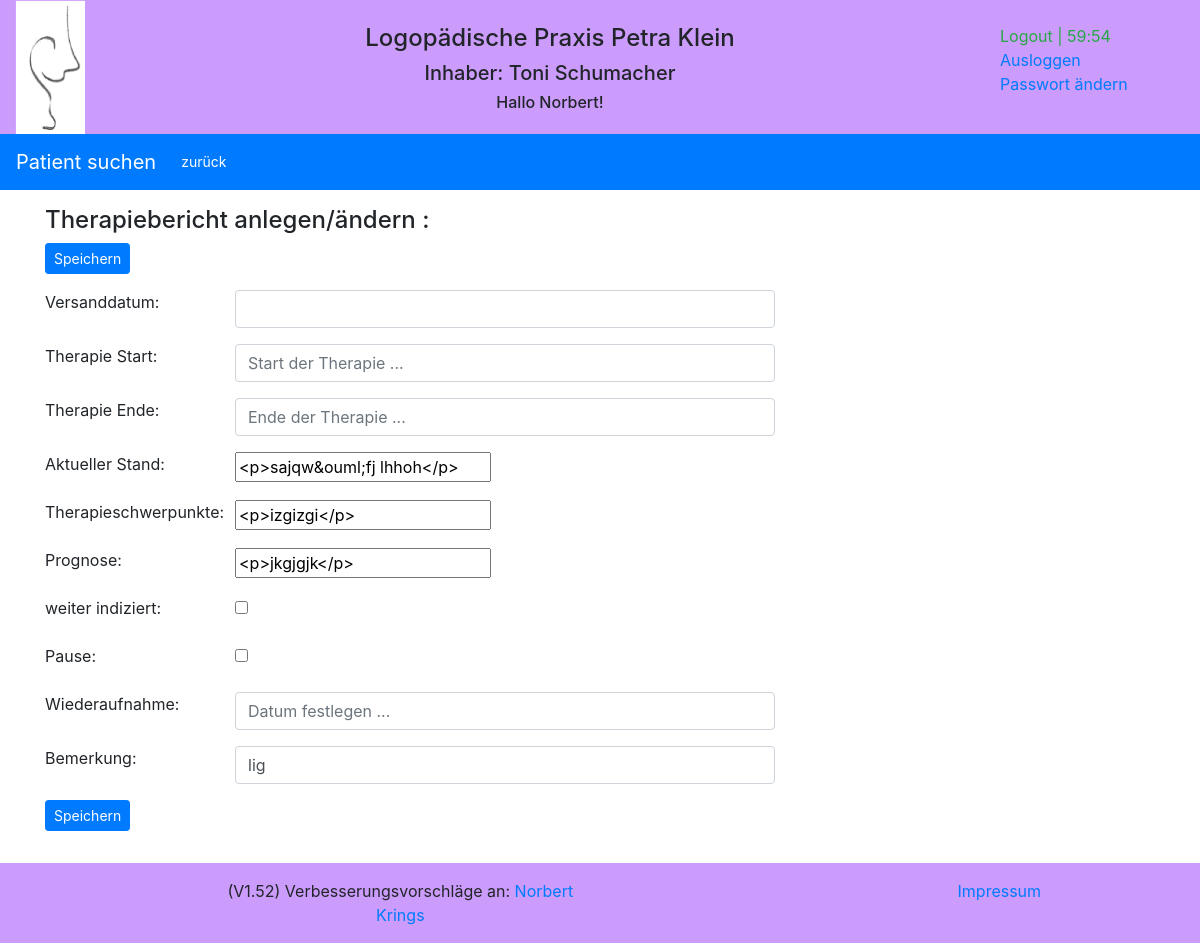
Page /reports/edit/therapy_report/5/ (signed in) on the committed database.
### reports/models.py (models this page shows, shortened)
class Therapy_report(models.Model):
    report_date = models.DateField(blank=True, default='', null=True, auto_now=False, auto_now_add=False)
    therapy_start = models.DateField(blank=True, default=None, null=True, auto_now=False, auto_now_add=False)
    therapy_end = models.DateField(blank=True, default=None, null=True, auto_now=False, auto_now_add=False)
    therapy_current_result = RichTextField()
    therapy_emphases = RichTextField()
    therapy_forecast = RichTextField()
    therapy_indicated = models.BooleanField(default=False)
    therapy_break = models.BooleanField(default=False)
    therapy_break_date = models.DateField(blank=True, default='', null=True, auto_now=False, auto_now_add=False)
    therapy_comment = models.CharField(max_length=50, default='')
    therapy = models.ForeignKey(Therapy, on_delete=models.CASCADE)

### reports/views.py (the view)
# urls.py: path('edit/therapy_report/<id>/', views.edit_therapy_report, name='edit_therapy_report'),
@login_required
def edit_therapy_report(request, id=None):
    request.session.set_expiry(settings.SESSION_EXPIRE_SECONDS)
    item = get_object_or_404(Therapy_report, id=id)
    form = TherapyReportForm(request.POST or None, instance=item)
    if form.is_valid():
        form.save()
        logger.info('{:>2}'.format(request.user.id) + ' edit_therapy_report: Therapiebericht ändern mit ID: ' + str(id))
        return redirect('/reports/therapy/' + str(item.therapy_id) + '/?window=4')
    logger.debug('edit_therapy_report: Therapybericht anlegen mit ID: ' + id)
    return render(request, 'reports/therapy_report_form.html', {'form': form})

### reports/templates/reports/therapy_report_form.html (shortened to what this page needs)
{% extends "base.html" %}
{% block extrahead %}
    {% load static %}
    <link rel="stylesheet" href="{% static 'reports/style_e2.css' %}">
{% endblock %}
{% block nav %}
<nav class="navbar navbar-expand-sm bg-primary navbar-dark">
  <a class="navbar-brand" href="{% url 'reports:index' %}" >Patient suchen</a>
  <div class="collapse navbar-collapse" id="collapsibleNavbar">
    <ul class="navbar-nav">
        <li class="nav-item">
          <a class="btn btn-primary btn-sm" href="{% url 'reports:therapy' form.therapy.value %}" role="button">zurück</a>
        </li>
    </ul>
  </div>
</nav>
{% endblock %}
{% block content %}
<content>
    <form method="POST" enctype="multipart/form-data" action="">
    <div class="container">
        <div class="row">
            <div class="col-sm">
                <h4>Therapiebericht anlegen/ändern :</h4>
            </div>
        </div>
        <div class="form-group row">
            <div class="col-sm-offset-2 col-sm-6">
                <button type="submit" class="btn btn-primary btn-sm">Speichern</button>
            </div>
        </div>
        {% if request.user.groups.all.0.name == 'Leitung' %}
        <div class="form-group row">
            <label for="{{ form.report_date.id_for_label }}" class="col-sm-2 control-label">Versanddatum: </label>
            <div class="col-sm-6">
                {{ form.report_date }}
            </div>
        </div>
        {% else %}
            {% if form.report_date %}
                     <input type="hidden" id="id_report_date" name="report_date" value="{{ form.report_date.value|date:'d.m.Y' }}">
            {% else %}
                     <input type="hidden" id="id_report_date" name="report_date">
             {% endif %}
        {% endif %}
        <div class="form-group row">
            <label for="{{ form.therapy_start.id_for_label }}" class="col-sm-2 control-label">Therapie Start: </label>
            <div class="col-sm-6">
                {{ form.therapy_start }}
            </div>
        </div>
        <div class="form-group row">
            <label for="{{ form.therapy_end.id_for_label }}" class="col-sm-2 control-label">Therapie Ende: </label>
            <div class="col-sm-6">
                {{ form.therapy_end }}
            </div>
        </div>
        <div class="form-group row">
            <label for="{{ form.therapy_current_result.id_for_label }}" class="col-sm-2 control-label">Aktueller Stand: </label>
            <div class="col-sm-9">
                {{ form.therapy_current_result }}
            </div>
        </div>
        <div class="form-group row">
            <label for="{{ form.therapy_emphases.id_for_label }}" class="col-sm-2 control-label">Therapieschwerpunkte: </label>
            <div class="col-sm-9">
                {{ form.therapy_emphases }}
            </div>
        </div>
        <div class="form-group row">
            <label for="{{ form.therapy_forecast.id_for_label }}" class="col-sm-2 control-label">Prognose: </label>
            <div class="col-sm-9">
                {{ form.therapy_forecast }}
            </div>
        </div>
        <div class="form-group row">
            <label for="{{ form.therapy_indicated.id_for_label }}" class="col-sm-2 control-label">weiter indiziert: </label>
            <div class="col-sm-6">
                {{ form.therapy_indicated }}
            </div>
        </div>
        <div class="form-group row">
            <label for="{{ form.therapy_break.id_for_label }}" class="col-sm-2 control-label">Pause: </label>
            <div class="col-sm-6">
                {{ form.therapy_break }}
            </div>
        </div>
        <div class="form-group row">
            <label for="{{ form.therapy_break_date.id_for_label }}" class="col-sm-2 control-label">Wiederaufnahme: </label>
            <div class="col-sm-6">
                {{ form.therapy_break_date }}
            </div>
        </div>
        <div class="form-group row">
            <label for="{{ form.therapy_comment.id_for_label }}" class="col-sm-2 control-label">Bemerkung: </label>
            <div class="col-sm-6">
                {{ form.therapy_comment }}
            </div>
        </div>
        <div class="form-group row">
            <div class="col-sm-offset-2 col-sm-6">
                <button type="submit" class="btn btn-primary btn-sm">Speichern</button>
            </div>
        </div>
    </div>
</form>
</content>
{% endblock %}

### reports/templates/header.html (shortened to what this page needs)
    {% load static %}
    <div class="container-fluid text-center header">
        <div class="row" >
            <div class="col-sm-1 d-none d-md-block">
                <img src="{% static 'reports/images/logopaedie.png' %}" width=70px margin="0" alt="Logopädie">
            </div>
            <div class="col-sm-9">
                <div class="row">
                    <div class="col-sm">
                    </div>
                </div>
                <div class="row">
                    <div class="col-sm">
                        <h4>Logopädische Praxis Petra Klein</h4>
                    </div>
                </div>
                <div class="row" >
                    <div class="col-sm d-none d-md-block">
                        <h5>Inhaber: Toni Schumacher</h5>
                    </div>
                </div>
                <div class="row">
                    <div class="col-sm d-none d-md-block">
                        <h6>{% if user.is_authenticated %} Hallo {{ user.first_name }}! {% endif %}</h6>
                    </div>
                </div>
            </div>
            <div class="col-sm-2 d-none d-md-block">
                <div class="row">&nbsp;</div>
                {% if user.is_authenticated %}
                <div class="row">
                    <div class="text-success">Logout |&nbsp;</div><div id="minutes" class="text-success">30</div><div class="text-success">:</div><div id="seconds" class="text-success">00</div>
                </div>
                <div class="row"><a href="{% url 'logout' %}">Ausloggen</a></div>
                <div class="row"><a href="{% url 'password_change' %}">Passwort ändern</a></div>
                {% endif %}
            </div>
        </div>
    </div>

### reports/static/reports/logopaedie.css (style rules this page uses)
.header { background-color: #cb9cfc; }

### reports/static/reports/style_e2.css (style rules this page uses)
body { grid-template-columns: 175px 4fr; }
content { grid-column: 2 / 5; grid-row: 2 / 4; }

### rows in the picture
Therapy_report: therapy_current_result "<p>sajqw&ouml;fj lhhoh</p>", therapy_emphases "<p>izgizgi</p>", therapy_forecast "<p>jkgjgjk</p>", therapy_comment "lig"

### other values in the picture
{{ user.first_name }} "Norbert"
